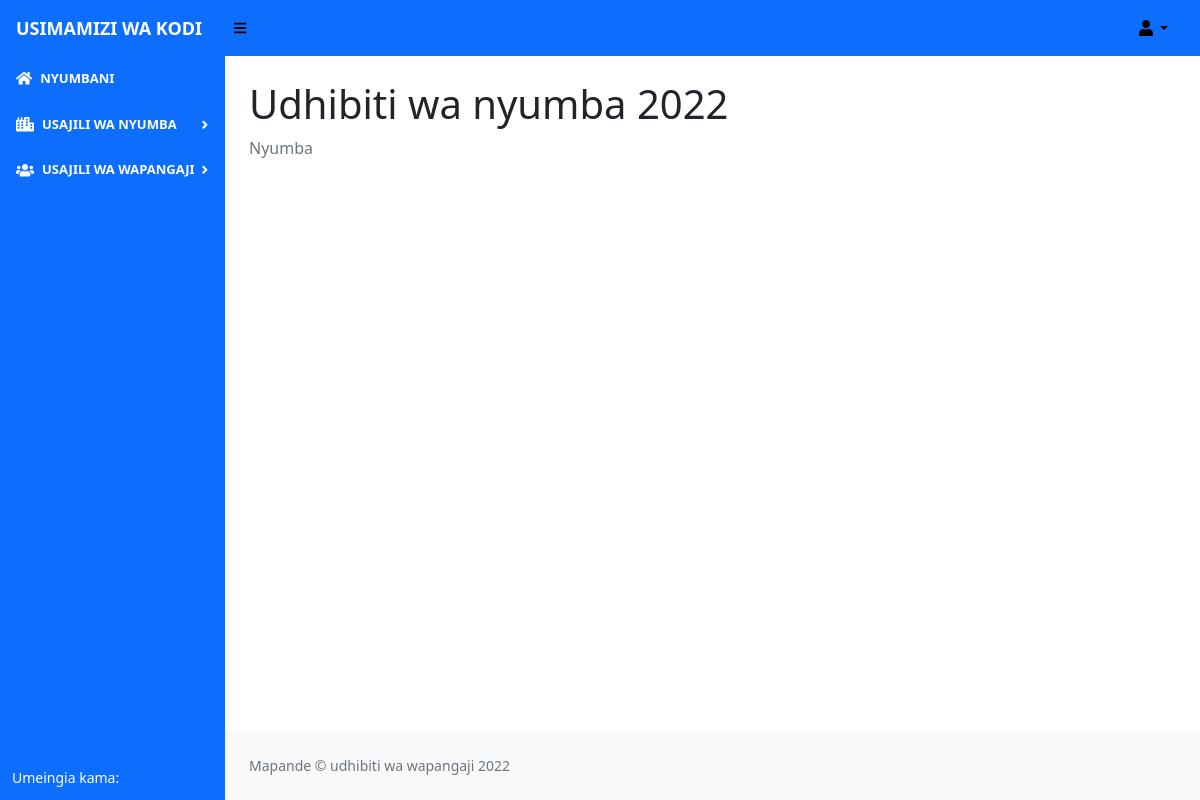
Before: /home_page with the older database file.
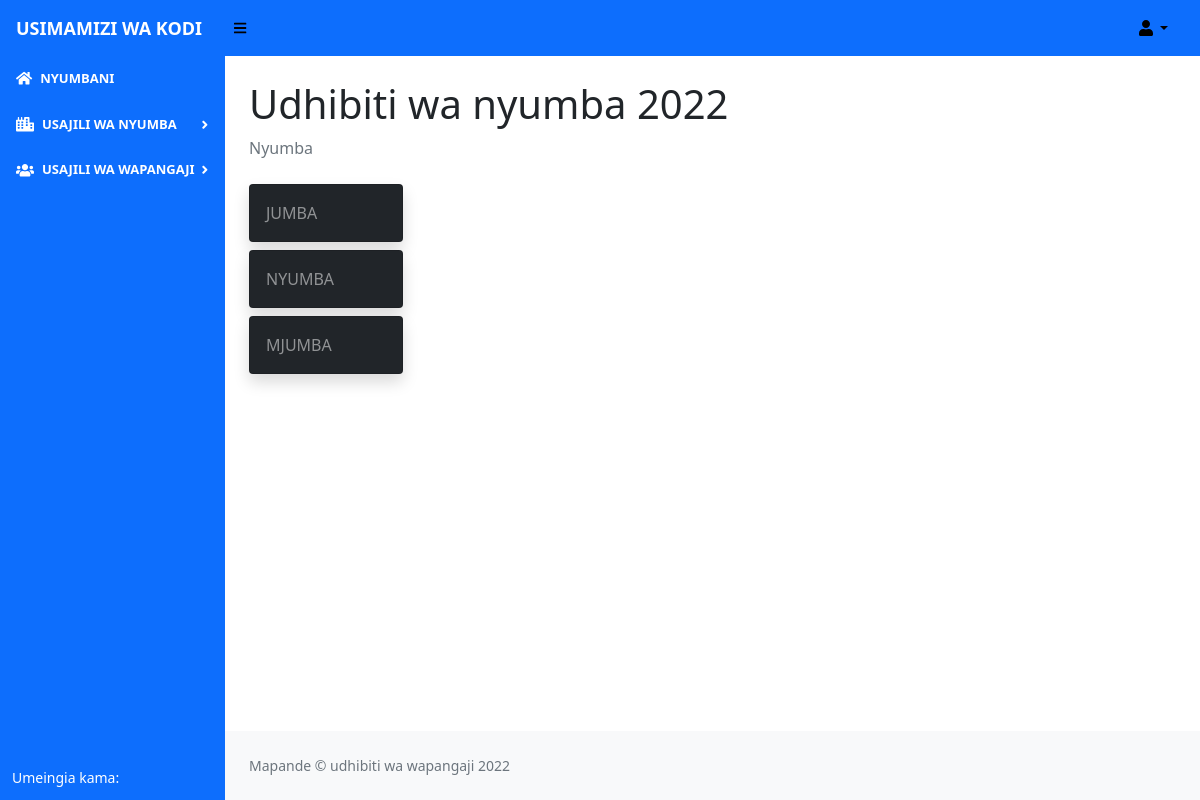
After: the same page with the newer database file.
### renting/models.py (models this page shows)
class HouseProperty(db.Model):
    __tablename__ = 'house_property'
    id = db.Column(db.Integer(), autoincrement=True, primary_key = True)
    house_name = db.Column(db.String(length = 50), nullable = False)
    house_location = db.Column(db.String())
    floor_number = db.Column(db.Integer())
    number_of_room = db.Column(db.Integer())
    category = db.Column(db.String(length=30))

### renting/routes.py (the view)
@app.route("/home_page")
def home_page():
    tenant_month = TenantPayments.create_defaults()
    _date = datetime.today()
    _momth = calendar.month_name[_date.month]
    tenant = TenantPayments.query.filter_by(month_name = _momth)
    dt = datetime.today()
    year = dt.year
    house = HouseProperty.query.all()
    return render_template('index.html', tenant_month=tenant_month,tenant = tenant, year=year, houses = house)

### renting/models.py (called while the page is built)
    @classmethod
    def create_defaults(self):
        return [
            TenantPayments(month_name="January"),
            TenantPayments(month_name="February"),
            TenantPayments(month_name="March"),
            TenantPayments(month_name="April"),
            TenantPayments(month_name="May"),
            TenantPayments(month_name="June"),
            TenantPayments(month_name="July"),
            TenantPayments(month_name="August"),
            TenantPayments(month_name="September"),
            TenantPayments(month_name="October"),
            TenantPayments(month_name="November"),
            TenantPayments(month_name="December"),
        ]

### renting/templates/index.html (shortened to what this page needs)
{% extends 'base.html' %}
{% block content %}
<h1 class="mt-4">Udhibiti wa nyumba {{year}}</h1>
<ol class="breadcrumb mb-4">
    <li class="breadcrumb-item active">Nyumba</li>
</ol>
    {% for house in houses %}
    <div class="col-md-2 mb-2">
        <div class="card bg-dark text-white shadow">
           <a href="gethouse/{{house.id}}" style="text-decoration: none;">
                <div class="card-body">
                    <div class="text-white-50">{{house.house_name}} </div>
                </div>
            </a>
        </div>
    </div>
    {%endfor%}
{% endblock %}

Changed rows visible on the page:
added HouseProperty: house_name "JUMBA"
added HouseProperty: house_name "NYUMBA"
added HouseProperty: house_name "MJUMBA"
